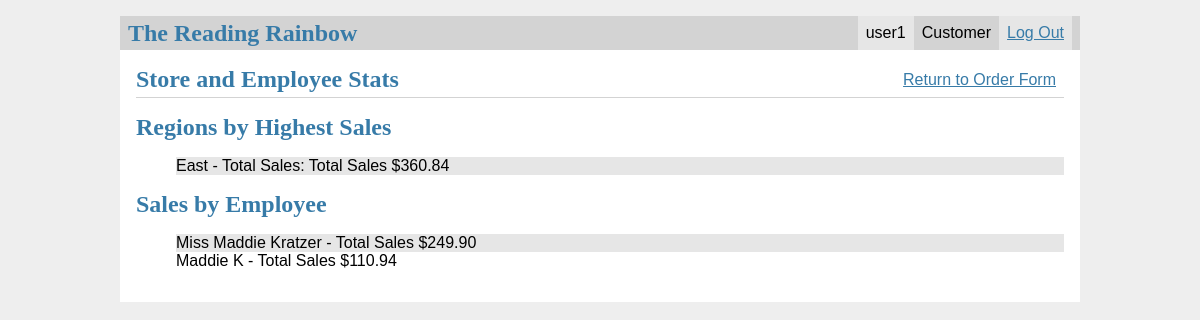
/workstats (signed in), run on the app's committed database.
### tables this page shows
CREATE TABLE user (
  id INTEGER PRIMARY KEY AUTOINCREMENT,
  username TEXT UNIQUE NOT NULL,
  password TEXT NOT NULL,
  role  TEXT NOT NULL,
  infodone TEXT NOT NULL
);

CREATE TABLE Region (
    regionID INT PRIMARY KEY,
    regionName VARCHAR(255),
    regionManager VARCHAR(255) -- Foreign key referencing Salespersons table
);

CREATE TABLE Salespersons (
    employeeID INT PRIMARY KEY,
    name VARCHAR(255),
    address VARCHAR(255),
    email VARCHAR(255),
    jobTitle VARCHAR(255),
    storeAssigned VARCHAR(255), -- Foreign key referencing Store table
    salary DECIMAL(12,2),
    foreign key (employeeID) references user(userID)
    on delete cascade,
    foreign key (storeAssigned) references store(storeID)
    on delete set null
);

### flaskr/store.py (the view)
@bp.route('/workstats', methods=['GET','POST'])
def workstats():
    db = get_db()
    transactionList = {}
    transactions = db.execute('SELECT * from Transactions Join Salespersons on salespersons.employeeID = Transactions.employeeID').fetchall()
    for item in transactions:
        if item['quantity'] > 0:
            transactionList[item['ordernumber']] =(item['name'],item['customerID'],item['productID'],item['storeAssigned'])
    print(session.get('user_id'))
    print(transactionList)
    regionSalesList = {}
    regionSales = db.execute('SELECT Region.regionName, SUM(price * quantity) AS totalSales FROM SalesPersons JOIN Transactions ON Transactions.employeeID = salespersons.employeeID JOIN Store ON Salespersons.storeAssigned = store.storeID JOIN region on store.regionID = region.regionID GROUP BY Region.regionID;').fetchall()
    for region in regionSales:
        regionSalesList[region['regionName']] = region['totalSales']
    print(regionSalesList)
    employeeSalesList = {}
    employeeSales = db.execute('SELECT salespersons.name as name, SUM(price * quantity) AS totalSales From SalesPersons Join Transactions on Transactions.employeeID = Salespersons.employeeID Group BY salespersons.employeeID ORDER BY totalSales DESC').fetchall()
    for employee in employeeSales:
        employeeSalesList[employee['name']] = employee['totalSales']
    print(employeeSalesList)
    return render_template('store/stats2.html', regionSalesList = regionSalesList, employeeSalesList = employeeSalesList)

### flaskr/auth.py (called while the page is built)
@bp.before_app_request
def load_logged_in_user():
    user_id = session.get('user_id')
    if user_id is None:
        g.user = None
    else:
        g.user = get_db().execute(
            'SELECT * FROM user WHERE id = ?', (user_id,)
        ).fetchone()

### flaskr/db.py (called while the page is built)
def get_db():
    if 'db' not in g:
        g.db = sqlite3.connect(
            current_app.config['DATABASE'],
            detect_types=sqlite3.PARSE_DECLTYPES
        )
        g.db.row_factory = sqlite3.Row
    return g.db

### flaskr/templates/store/stats2.html
{% extends 'base.html' %}
{% block header %}
  <h1>{% block title %}Store and Employee Stats{% endblock %}</h1>
    <a class="action" href="{{ url_for('store.salesview') }}">Return to Order Form</a>
{% endblock %}
{% block content %}
<h1> Regions by Highest Sales </h1>
<ul>
{% for region in regionSalesList %}
<li>
    <div>
    <span >{{ region}} - </span>
    Total Sales:
    {%if regionSalesList[region]== 0%}
    <span>Total Sales ${{regionSalesList[region]|int}}</span>
   {%else%}
   <span>Total Sales ${{regionSalesList[region]|round(2, 'floor')}}</span>
   {% endif%}
    </div>
</li>
{% endfor %}
</ul>
<h1> Sales by Employee </h1>
<ul>
{% for employee in employeeSalesList %}
<li>
    <div>
    <span >{{employee}} - </span>
    {%if employeeSalesList[region]== 0%}
    <span>Total Sales ${{employeeSalesList[employee]|int}}</span>
   {%else%}
   <span>Total Sales ${{ "%0.2f" | format(employeeSalesList[employee] | float) }}</span>
   {% endif%}
    </div>
</li>
{% endfor %}
</ul>
{% endblock %}

### flaskr/templates/base.html (shortened to what this page needs)
<!doctype html>
<link rel="stylesheet" href="{{ url_for('static', filename='style.css') }}">
<nav>
  <h1>The Reading Rainbow</h1>
  <ul>
    {% if g.user %}
      <li><span>{{ g.user['username'] }}</span>
        <li><span>{{ g.user['role'] }}</span>
      <li><a href="{{ url_for('auth.logout') }}">Log Out</a>
    {% else %}
      <li><a href="{{ url_for('auth.register') }}">Register</a>
      <li><a href="{{ url_for('auth.login') }}">Log In</a>
    {% endif %}
  </ul>
</nav>
<section class="content">
  <header>
    {% block header %}{% endblock %}
  </header>
  {% block content %}{% endblock %}
</section>

### flaskr/static/style.css (style rules this page uses)
h1 { font-family: serif; color: #377ba8; margin: 1rem 0; }
a { color: #377ba8; }
nav { background: lightgray; display: flex; align-items: center; padding: 0 0.5rem; }
nav h1 { flex: auto; margin: 0; }
nav ul { display: flex; list-style: none; margin: 0; padding: 0; }
nav ul li a, nav ul li span, header .action { display: block; padding: 0.5rem; }
.content { padding: 0 1rem 1rem; }
.content > header { border-bottom: 1px solid lightgray; display: flex; align-items: flex-end; }
.content > header h1 { flex: auto; margin: 1rem 0 0.25rem 0; }
.content:last-child { margin-bottom: 0; }
li:nth-child(odd) { background: #e6e6e6 ; }
ul { display: block; list-style-type: none; margin-top: 1em; margin-bottom: 1 em; margin-left: 0; margin-right: 0; padding-left: 40px; nth-child(odd); }

### data on the page
user: user.username "user1", user.role "Customer"
Region: regionName "East", regionName "360.84"
Salespersons: name "Miss Maddie Kratzer", name "249.90"
Salespersons: name "Maddie K", name "110.94"
